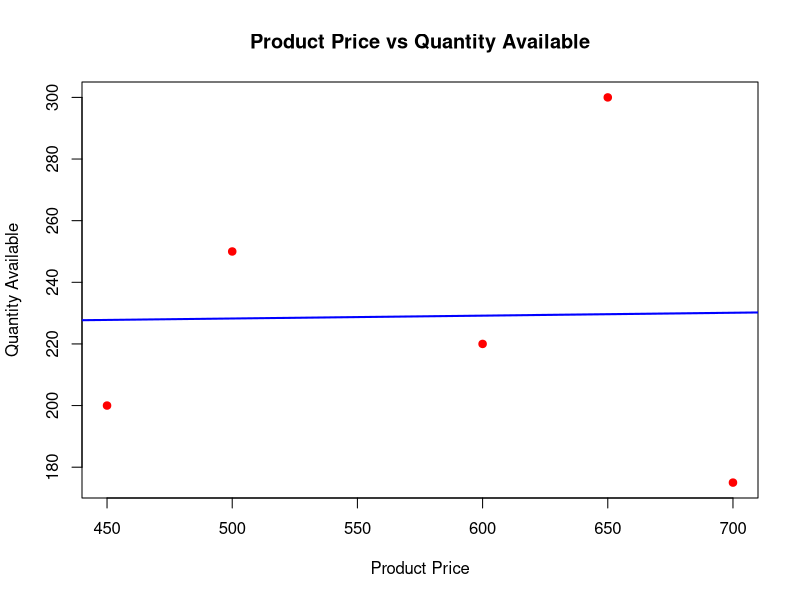

Write the R code that produced this figure.
# Product Price and Quantity

price <- c(500, 700, 650, 450, 600)
quantity <- c(250, 175, 300, 200, 220)

# Scatter Plot

plot(price,
     quantity,
     pch = 19,
     col = "red",
     xlab = "Product Price",
     ylab = "Quantity Available",
     main = "Product Price vs Quantity Available")

# Regression Line

abline(lm(quantity ~ price),
       col = "blue",
       lwd = 2)
